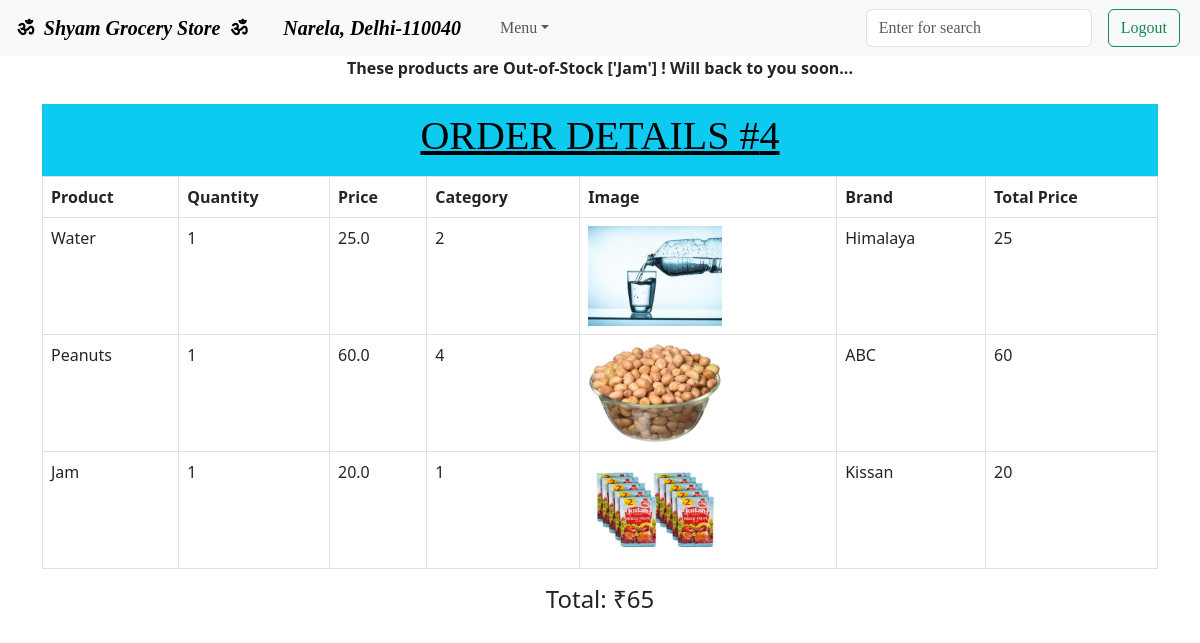
Screenshot of /order_details/4 (signed in) with the database file from the repository.
### model.py (models this page shows)
class Product(db.Model):
    __tablename__="product"
    id = db.Column('id', db.Integer, primary_key = True)
    name = db.Column(db.String(50))
    category = db.Column(db.Integer)
    brand = db.Column(db.String(50))
    mfg_date = db.Column(db.String(20))
    exp_date = db.Column(db.String(20))
    unit = db.Column(db.String(15))
    qty = db.Column(db.Integer)
    price_per_unit = db.Column(db.Float(15))
    image = db.Column(db.String)

### controller.py (the view)
@app.route("/order_details/<int:id>")
def order_details(id):
    orders = Order_details.query.filter_by(order_id=id)
    for_price = Order.query.filter_by(id=id).first()
    order_detail = []
    check_for_out_of_stock = []
    total_price = for_price.order_total
    for order in orders:
        product = Product.query.filter_by(id=order.product_id).first()
        if product.qty <= 0:
            check_for_out_of_stock.append(product.name)
        order_detail.append((product.name, order.product_qty, product.price_per_unit, product.category, product.image, product.brand, int(product.price_per_unit)*int(order.product_qty), order.order_id))
    if check_for_out_of_stock:
        flash(f"These products are Out-of-Stock {check_for_out_of_stock} ! Will back to you soon...")
    return render_template("order_details.html", product_list=order_detail, total_price=total_price, order_id=id)

### templates/order_details.html (shortened to what this page needs)
{% extends "base.html" %}
{% block main %}
{% with messages = get_flashed_messages() %}
{% if messages %}
        {% for message in messages %}
            <center><b>{{ message }}</b></center>
        {% endfor %}
{% endif %}
{% endwith %}
    <div class="container my-4">
        <div class="text-bg-info p-2" style="font-family: Algerian;">
            <h1><center><u>ORDER DETAILS #{{ order_id }}</u></center></h1>
        </div>
        <div class="table-responsive">
                <table class="table table-bordered table-hover">
                    <thead>
                        <tr>
                            <th scope="col">Product</th>
                            <th scope="col">Quantity</th>
                            <th scope="col">Price</th>
                            <th scope="col">Category</th>
                            <th scope="col">Image</th>
                            <th scope="col">Brand</th>
                            <th scope="col">Total Price</th>
                        </tr>
                    </thead>
                    <tbody>
                        {% for item in product_list %}
                        <tr>
                            <td>{{ item[0] }}</td>
                            <td>{{ item[1] }}</td>
                            <td>{{ item[2] }}</td>
                            <td>{{ item[3] }}</td>
                            <td><img src="{{ item[4] }}" height="100px"></td>
                            <td>{{ item[5] }}</td>
                            <td>{{ item[6] }}</td>
                        </tr>
                        {% endfor %}
                    </tbody>
                </table>
        </div>
        <div class="text-center">
            <h4>Total: ₹{{ total_price }}</h4>
        </div>
    </div>
{% endblock %}

### rows the page displays
Product: name "Water", item "1", price_per_unit "25.0", category "2", image (picture), brand "Himalaya", id "25"
Product: name "Peanuts", item "1", price_per_unit "60.0", category "4", image (picture), brand "ABC", item "60"
Product: name "Jam", category "1", price_per_unit "20.0", image (picture), brand "Kissan", item "20"

### other values shown
{{ message }} "These products are Out-of-Stock ['Jam'] ! Will back to you soon..."
{{ order_id }} "4"
{{ total_price }} "65"
